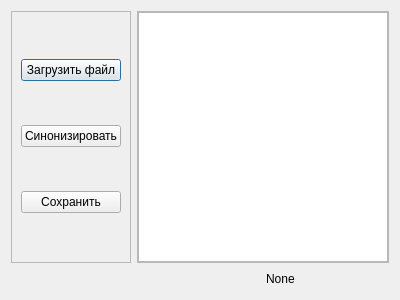
<?xml version="1.0" encoding="UTF-8"?>
<ui version="4.0">
 <class>SynFileDia</class>
 <widget class="QDialog" name="SynFileDia">
  <property name="geometry">
   <rect>
    <x>0</x>
    <y>0</y>
    <width>400</width>
    <height>300</height>
   </rect>
  </property>
  <property name="windowTitle">
   <string>Dialog</string>
  </property>
  <layout class="QGridLayout" name="gridLayout">
   <item row="0" column="0" rowspan="2">
    <widget class="QFrame" name="frame">
     <property name="frameShape">
      <enum>QFrame::StyledPanel</enum>
     </property>
     <property name="frameShadow">
      <enum>QFrame::Raised</enum>
     </property>
     <layout class="QVBoxLayout" name="verticalLayout">
      <item>
       <widget class="QPushButton" name="loadBtn">
        <property name="text">
         <string>Загрузить файл</string>
        </property>
       </widget>
      </item>
      <item>
       <widget class="QPushButton" name="synBtn">
        <property name="text">
         <string>Синонизировать</string>
        </property>
       </widget>
      </item>
      <item>
       <widget class="QPushButton" name="saveBtn">
        <property name="text">
         <string>Сохранить</string>
        </property>
       </widget>
      </item>
     </layout>
    </widget>
   </item>
   <item row="2" column="0" colspan="2">
    <widget class="QLabel" name="filename">
     <property name="maximumSize">
      <size>
       <width>16777215</width>
       <height>20</height>
      </size>
     </property>
     <property name="text">
      <string>&lt;Filename&gt;</string>
     </property>
    </widget>
   </item>
   <item row="2" column="2">
    <widget class="QLabel" name="statusText">
     <property name="text">
      <string>None</string>
     </property>
    </widget>
   </item>
   <item row="0" column="1" rowspan="2" colspan="2">
    <widget class="QScrollArea" name="scrollArea">
     <property name="widgetResizable">
      <bool>true</bool>
     </property>
     <widget class="QWidget" name="scrollAreaWidgetContents">
      <property name="geometry">
       <rect>
        <x>0</x>
        <y>0</y>
        <width>268</width>
        <height>262</height>
       </rect>
      </property>
      <layout class="QGridLayout" name="gridLayout_2">
       <property name="leftMargin">
        <number>0</number>
       </property>
       <property name="topMargin">
        <number>0</number>
       </property>
       <property name="rightMargin">
        <number>0</number>
       </property>
       <property name="bottomMargin">
        <number>0</number>
       </property>
       <property name="spacing">
        <number>0</number>
       </property>
       <item row="0" column="0">
        <widget class="QPlainTextEdit" name="fileContentTextEdit"/>
       </item>
      </layout>
     </widget>
    </widget>
   </item>
  </layout>
 </widget>
 <resources/>
 <connections/>
</ui>
